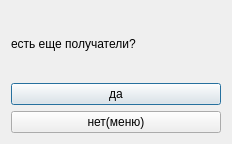
<?xml version="1.0" encoding="UTF-8"?>
<ui version="4.0">
 <class>Uslovie</class>
 <widget class="QDialog" name="Uslovie">
  <property name="geometry">
   <rect>
    <x>0</x>
    <y>0</y>
    <width>232</width>
    <height>144</height>
   </rect>
  </property>
  <property name="windowTitle">
   <string>условие</string>
  </property>
  <layout class="QVBoxLayout" name="verticalLayout">
   <item>
    <widget class="QLabel" name="label">
     <property name="text">
      <string>есть еще получатели?</string>
     </property>
    </widget>
   </item>
   <item>
    <widget class="QPushButton" name="pushButton">
     <property name="text">
      <string>да</string>
     </property>
    </widget>
   </item>
   <item>
    <widget class="QPushButton" name="pushButton_2">
     <property name="text">
      <string>нет(меню)</string>
     </property>
    </widget>
   </item>
  </layout>
 </widget>
 <resources/>
 <connections/>
</ui>
